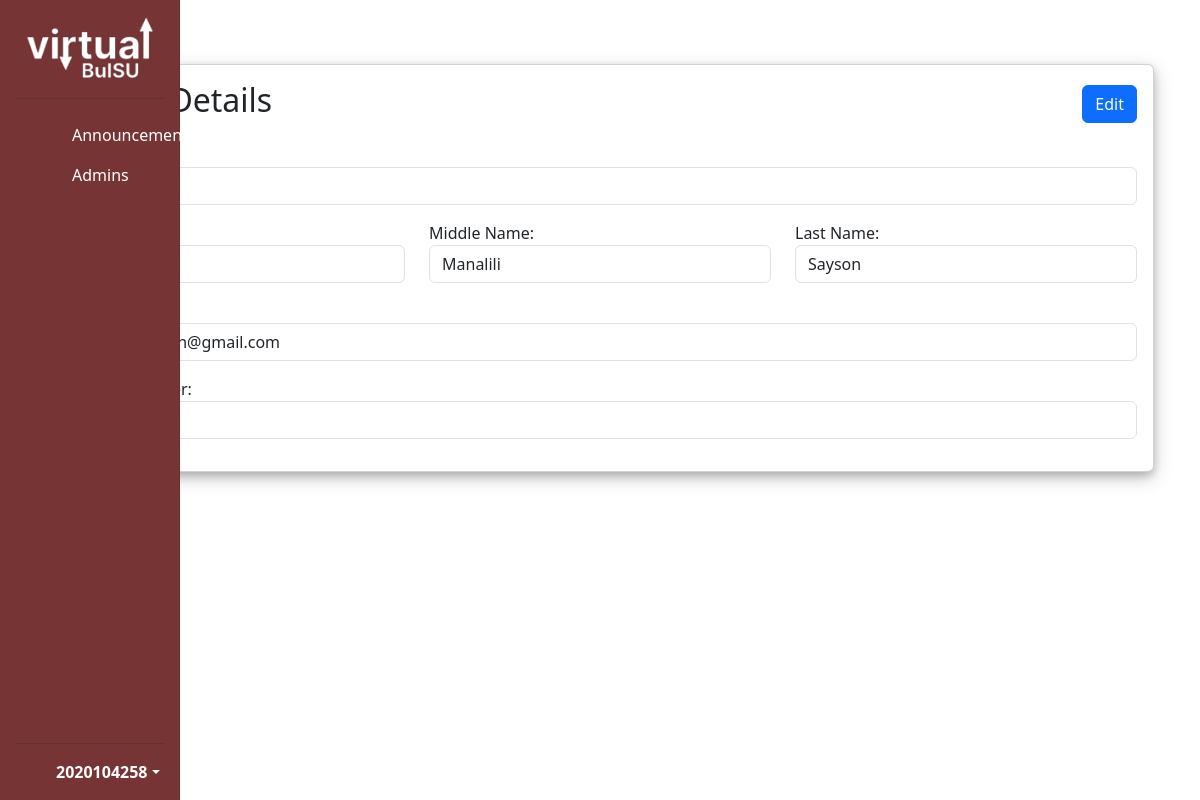
The app's page /VirtualBulsu_AdminSettings.php (signed in), older data.
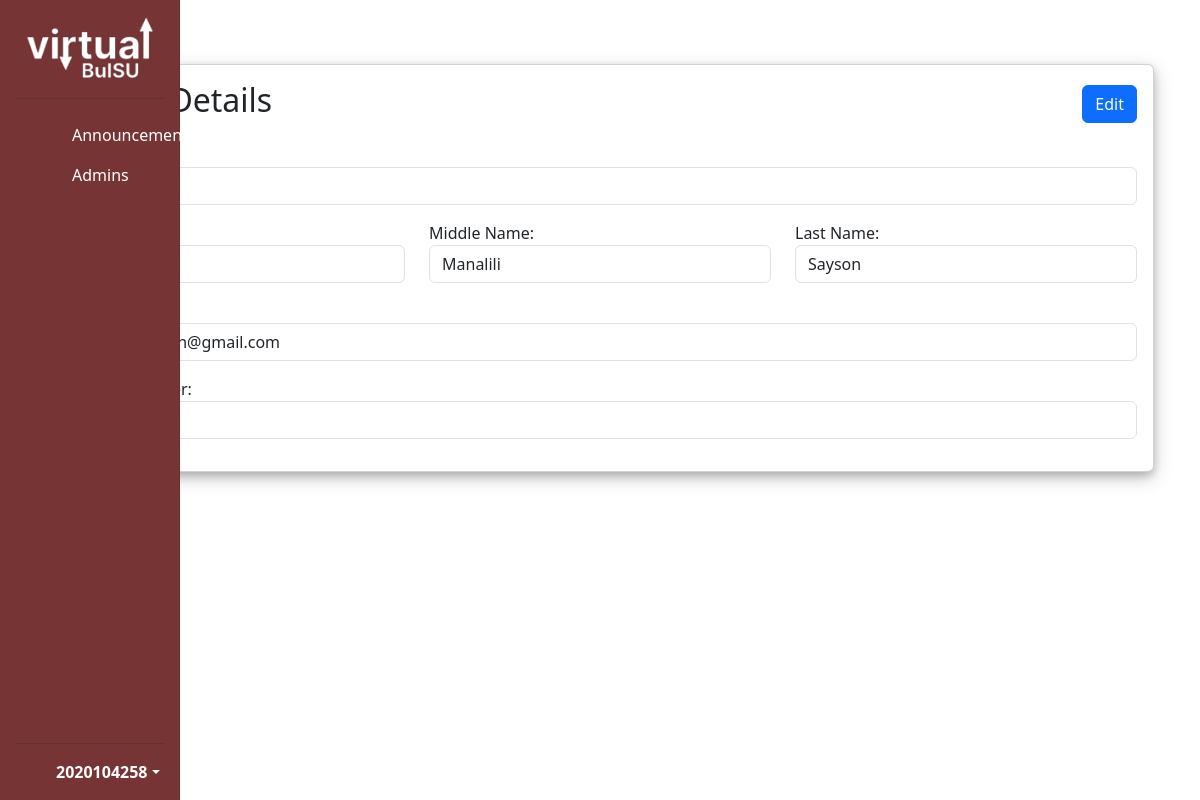
The same page, newer data.
### tables this page shows
CREATE TABLE `campus_admin` (
  `faculty_id` int(10) NOT NULL,
  `admin_level` enum('super_admin','admin') NOT NULL DEFAULT 'admin',
  `first_name` varchar(50) NOT NULL,
  `middle_name` varchar(50) DEFAULT NULL,
  `last_name` varchar(50) NOT NULL,
  `campus` enum('Malolos Campus','Bustos Campus','Sarmiento Campus','Sarmiento Capus','San Rafael Campus','Hagonoy Campus','Meneses Campus') NOT NULL,
  `email` varchar(50) NOT NULL,
  `contact_num` varchar(11) NOT NULL,
  `password` varchar(25) NOT NULL,
  `created_at` timestamp NOT NULL DEFAULT current_timestamp(),
  `update_at` timestamp NOT NULL DEFAULT current_timestamp()
);

### VirtualBulsu_AdminSettings.php (the view, shortened to what this page needs)
<?php
require "connect.php";
$user_id = $_SESSION["user"];
$campusAdminQuery = "SELECT * FROM campus_admin WHERE faculty_id = ?";
$stmt = $con->prepare($campusAdminQuery);
$stmt->bind_param("i", $user_id);
$stmt->execute();
$result = $stmt->get_result();
if ($result->num_rows > 0) {
    $adminData = mysqli_fetch_assoc($result);
}
?>
<!DOCTYPE html>
<html lang="en">
    <head>
        <?php include "includes/cdn.php" ?>
        <link rel="stylesheet" href="CSS/navbar.CSS">
    </head>
    <body>
        <?php include "includes/navbar.php"; ?>
            <div class="container p-3 mt-5 ">
                        <div class="card">
                            <div class="card-body">
                                <div class="d-flex justify-content-between align-items-center mb-3">
                                <h2 class="card-title">Admin Details</h2>
                                <button class="btn btn-primary" id="editBtn" onclick="enableEdit()">Edit</button>
                                </div>
                                <form id="adminDetailsForm" class="needs-validation">
                                    <div class="form-group mb-3">
                                        <label for="facultyId">Faculty ID:</label>
                                        <input type="text" class="form-control" id="facultyId" value="<?php echo $adminData["faculty_id"]; ?>" readonly>
                                    </div>
                                    <div class="row">
                                        <div class="form-group col mb-3">
                                            <label for="name">First Name:</label>
                                            <input type="text" class="form-control" id="firstName" value="<?php echo $adminData["first_name"]; ?>" readonly required>
                                        </div>
                                        <div class="form-group col mb-3">
                                            <label for="name">Middle Name:</label>
                                            <input type="text" class="form-control" id="middleName" value="<?php echo $adminData["middle_name"]; ?>" readonly>
                                        </div>
                                        <div class="form-group col mb-3">
                                            <label for="name">Last Name:</label>
                                            <input type="text" class="form-control" id="lastName" value="<?php echo $adminData["last_name"]; ?>" readonly required>
                                        </div>
                                    </div>
                                    <div class="form-group mb-3">
                                        <label for="email">Email:</label>
                                        <input type="email" class="form-control" id="email" value="<?php echo $adminData["email"]; ?>" readonly required>
                                    </div>
                                    <div class="form-group mb-3">
                                        <label for="phone">Contact Number:</label>
                                        <input type="text" class="form-control" id="phone" value="<?php echo $adminData["contact_num"]; ?>" readonly required>
                                    </div>
                                </form>
                            </div>
    </body>
</html>

### includes/cdn.php (shortened to what this page needs)
<link href="https://cdn.jsdelivr.net/npm/bootstrap@5.3.2/dist/css/bootstrap.min.css" rel="stylesheet">
<link href='https://unpkg.com/boxicons@2.1.4/css/boxicons.min.css' rel='stylesheet'>
<link rel="stylesheet" href="https://cdn.datatables.net/1.13.6/css/dataTables.bootstrap5.min.css" />

### includes/navbar.php (shortened to what this page needs)
<?php
$user_id = $_SESSION["user"];
?>
  <div class="sidebar d-flex flex-column flex-shrink-0 p-3">
    <img src="resources/virtualbulsu_logo.png" id="logo" alt="Virtual BulSU Logo">
    <hr>
    <ul class="nav nav-pills flex-column mb-auto">
      <li>
        <a href="VirtualBulsu_AnnouncementPanel.php" class="nav-link main-items d-flex align-items-center text-decoration-none" id="navAnnouncement">
          <box-icon name='notepad' class="icons" color="#fff" id="announcementLogo"></box-icon>
          Announcements
        </a>
      </li>
      <li>
        <a href="VirtualBulsu_SuperAdmin.php" class="nav-link main-items d-flex align-items-center text-decoration-none" id="navAdmin">
          <box-icon name='user-check' class="icons" color="#fff" id="adminLogo"></box-icon>
          Admins
        </a>
      </li>
    </ul>
    <hr>
    <div class="dropdown">
      <a href="#" class="nav-link d-flex align-items-center text-decoration-none dropdown-toggle" id="userDropdown" data-bs-toggle="dropdown" aria-expanded="false">
        <box-icon name='user-circle' color='#fff' class="icons"></box-icon>
        <strong><?php echo $user_id ?></strong>
      </a>
    </div>
  </div>

### CSS/navbar.css (style rules this page uses)
.sidebar { width: 280px; position: fixed; top: 0; bottom: 0; left: 0; z-index: 100; padding: 48px 0 0; box-shadow: inset -1px 0 0 rgba(0, 0, 0, .1); background-color: #763435; }
#logo { width: 130px; height: auto; margin: 0 auto; }
.nav-link { color: #fff; text-decoration: none; }
.nav-link:hover, #navAnnouncement { color: #fff; text-decoration: none; }
#userDropdown { color: #fff; text-decoration: none; }
.icons { margin-right: 1rem; }
@media (max-width: 1200px) { .sidebar { width: 180px; position: absolute; top: 0; bottom: 0; left: 0; } }

### VirtualBulsu_AdminSettings.php (style rules this page uses)
.card { box-shadow: 0 4px 8px 0 rgba(0, 0, 0, 0.2), 0 6px 20px 0 rgba(0, 0, 0, 0.19); }

Row changes from the older to the newer data that the page shows:
changed campus_admin "Manalili": first_name "Shin" → "Kenshin"; contact_num "09107876004" → "09107876001"
